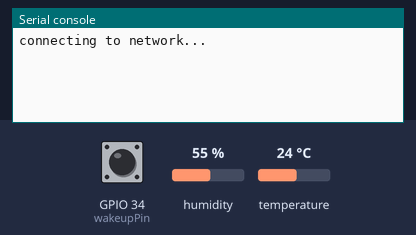
Simulated run of this program. Board: ESP32 board running MicroPython. Shown: the last lines printed to the serial console. The test bench sets the inputs (shaded band); at power-on: humidity 55 %, GPIO 34 (wakeupPin) LOW, temperature 24 °C. WiFi joins after 1.5 s; web requests get an empty 200 reply after 0.4 s; deep sleep restarts the program when it ends.

Above: at 1.2 s.
1.3 s: humidity set to 22 %
At 2.2 s:
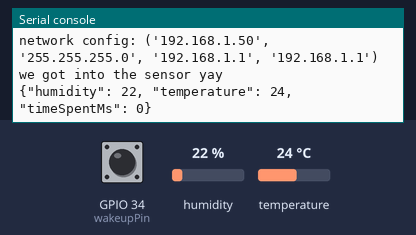
3.0 s: GPIO 34 (wakeupPin) pulled HIGH for 0.15 s
At 4.4 s:
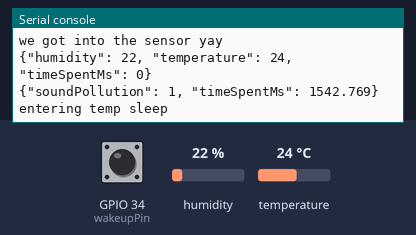
5.3 s: temperature set to 12 °C
At 6.08 s:
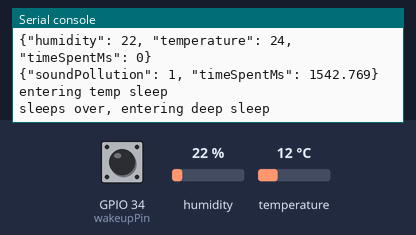
14.4 s: GPIO 34 (wakeupPin) pulled HIGH for 1 s
At 15.7 s:
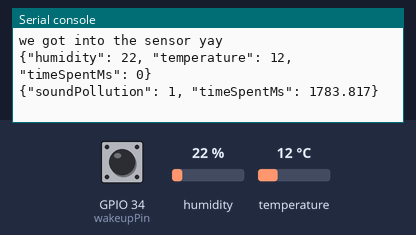
16.9 s: humidity set to 40 %
At 18.8 s:
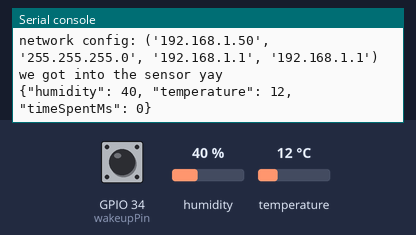

The program:

main.py
```python
# on startup: connect to our network for internet access
def do_connect():
    import network
    sta_if = network.WLAN(network.STA_IF)
    if not sta_if.isconnected():
        print('connecting to network...')
        sta_if.active(True)
        sta_if.connect("SSID", "PASSWORD")
        while not sta_if.isconnected():
            pass
    print('network config:', sta_if.ifconfig())

# after connection, start our regular runtime loop
def start_runtime():
    import runtimeLoop as runtime
    runtime.runtimeExecution()

do_connect()
start_runtime()
```

runtimeLoop.py
```python
import httpRequests as api
import time
import esp32
import machine
from machine import Pin

wakeupPin = Pin(34, mode = Pin.IN)
deep_sleep_time_seconds = 60


# this file executes the runtime loop of the sensor
# from here we call the processes needed to do routine behaviour
# after the routine behaviour is finished we enter sleep for a certain amount of time

def deep_sleep(msAmount):
    # machine's system clock
    #rtc = machine.RTC()
    # create the irq object that will trigger from ALARM0; here we wake from deep sleep
    #rtc.irq(trigger=rtc.ALARM0, wake=machine.DEEPSLEEP)
    # fire off the alarm after msAmount of milliseconds
    #rtc.alarm(rtc.ALARM0, msAmount)
    # put the device to sleep
    esp32.wake_on_ext0(pin = wakeupPin, level = esp32.WAKEUP_ALL_LOW)
    machine.deepsleep(msAmount)

# our default execution cycle
def runtimeExecution():
    # post our measurements TO-DO: change structure a bit, this currently fires off everything
    api.http_post()

    # temporary sleep to ensure we can catch our device awake
    print("entering temp sleep")
    time.sleep(2) # this can be removed in the final code build
    print("sleeps over, entering deep sleep")

    # finally we enter our deep sleep state; rebooting the whole process on wakeup
    deep_sleep(deep_sleep_time_seconds * 1000)
```

httpRequests.py
```python
def http_post():
    import urequests
    import createMeasurementJson

    # first we access the endpoint for DHT11 sensordata
    url = "https://isensiot-api.herokuapp.com/api/createhumtemp"
    headers = {'content-type': 'application/json'}
    # measure measurements and create JSON from it
    data = createMeasurementJson.createHumTempJson()
    print(data)
    response = urequests.post(url, data=data, headers=headers)
    response.close()

    # then we access the endpoint for the microphone sensordata
    url = "https://isensiot-api.herokuapp.com/api/createmicrophone"
    headers = {'content-type': 'application/json'}
    # measure measurements and create JSON from it
    data = createMeasurementJson.createMicrophoneJson()
    print(data)
    # post the JSON
    response = urequests.post(url, data=data, headers=headers)
    response.close()


    # # first we access the endpoint for MQ sensordata
    # url = "https://isensiot-api.herokuapp.com/api/createmq135"
    # headers = {'content-type': 'application/json'}
    # # measure measurements and create JSON from it
    # data = createMeasurementJson.createMQJson()
    # print(data)
    # response = urequests.post(url, data=data, headers=headers)
    # response.close()
```

createMeasurementJson.py
```python
def createMQJson():
    import sensors as s
    import json as j

    returnableJson = ""
    # measure measurement and dump the object structure into usable JSON
    returnableJson = j.dumps(s.get_mq_measurements().__dict__)
    return returnableJson

def createMicrophoneJson():
    import sensors as s
    import json as j

    returnableJson = ""
    # measure measurement and dump the object structure into usable JSON
    returnableJson = j.dumps(s.get_microphone_measurements_avg().__dict__)
    return returnableJson

def createHumTempJson():
    import sensors as s
    import json as j

    returnableJson = ""
    # measure measurement and dump the object structure into usable JSON
    returnableJson = j.dumps(s.get_humTemp_measurements().__dict__)
    return returnableJson
```

sensors.py
```python
import time
from time import sleep
from machine import Pin, ADC
import dht
from measurements import MQMeasurement, MicrophoneMeasurement, HumidTempMeasurement

mqSensorPin = 39 # the GPIO pin the MQ-135 sensor is plugged into on the ESP32
micSensorPin = 34 # the GPIO pin the microphone sensor is plugged into on the ESP32
dhtSensorPin = 4 # the GPIO pin the DHT11 sensor is plugged into on the ESP32

dhtErrorIterations = 5 # the amount of times a DHT11 measurement will be attempted before giving up

# we draw multiple samples and average the digital samples out to a single number, mic_cutoff_value refers to this
mic_cutoff_value = 0.9488 # the cutoff value at which we determine sound pollution has occured
mic_sample_amount = 5000 # the amount of digital microphone values we poll

# these sensor methods retrieve measurements from a sensor and attach a timestamp object
# these measurements and timestamps are used for JSON serialization in createMeasurementJson.py

def get_microphone_measurements():
    clockStart = time.time_ns()
    micSensor = Pin(micSensorPin, Pin.IN)

    micReading = MicrophoneMeasurement(micSensor.read())

    clockEnd = time.time_ns()
    timeSpentMs = (clockEnd-clockStart)/1000000
    micReading.setTimeSpent(timeSpentMs)
    return micReading

def get_microphone_measurements_avg():
    clockStart = time.time_ns()
    micSensor = Pin(micSensorPin, Pin.IN)

    # get an average of the given amount of samples
    i = 0
    micMeasurements = []
    while(i < mic_sample_amount):
        value = micSensor.value()
        micMeasurements.append(value)
        i+=1

    total = 0
    for x in micMeasurements:
        total+=x

    average = total/mic_sample_amount
    if(average < mic_cutoff_value):
        micAvgReading = MicrophoneMeasurement(1)
    else:
        micAvgReading = MicrophoneMeasurement(0)


    clockEnd = time.time_ns()
    timeSpentMs = (clockEnd-clockStart)/1000000
    micAvgReading.setTimeSpent(timeSpentMs)

    return micAvgReading


def get_mq_measurements():
    clockStart = time.time_ns()
    mqSensor = ADC(Pin(mqSensorPin))
    mqSensor.atten(ADC.ATTN_11DB)   #This sets the maximum range of the sensor to 3.3v which is the input limit of the ESP32

    mqReading = MQMeasurement(mqSensor.read())

    clockEnd = time.time_ns()
    timeSpentMs = (clockEnd-clockStart)/1000000
    mqReading.setTimeSpent(timeSpentMs)

    return mqReading

def get_humTemp_measurements():
    print ("we got into the sensor yay")
    sensor = dht.DHT11(Pin(4))

    i = 0
    while(i < dhtErrorIterations):
        try:
            sensor.measure()
            temp = sensor.temperature()
            hum = sensor.humidity()
            dhtreading = HumidTempMeasurement(hum, temp)
            return dhtreading
        except OSError:
            print("There was a problem connecting to the DHT11... retrying in 5 seconds...")
            sleep(5)
            i+=1
```

measurements.py
```python
class MQMeasurement:
    def __init__(self,airQuality):
        self.airQuality = airQuality
        self.timeSpentMs = 0

    def setTimeSpent(self, timeSpentMs):
        self.timeSpentMs = timeSpentMs

class MicrophoneMeasurement:
    def __init__(self,soundPollution):
        self.soundPollution = soundPollution
        self.timeSpentMs = 0

    def setTimeSpent(self, timeSpentMs):
        self.timeSpentMs = timeSpentMs

class HumidTempMeasurement:
    def __init__(self,humidity, temperature):
        self.humidity = humidity
        self.temperature = temperature
        self.timeSpentMs = 0

    def setTimeSpent(self, timeSpentMs):
        self.timeSpentMs = timeSpentMs
```

Measured:
- after the input at 1.3 s, the serial console: prints a new line after 0.23 s (image 1)
- after the input at 3.0 s, the serial console: prints a new line after 0.47 s (image 2)
- after the input at 14.4 s, the serial console: prints a new line after 1.0 s (image 4)
- after the input at 16.9 s, the serial console: prints a new line after 1.3 s (image 5)
